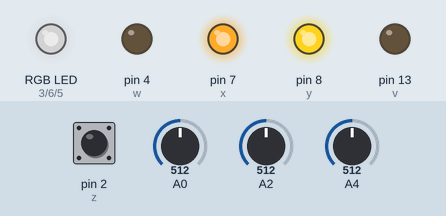
A sketch run on a simulated Arduino Uno, built with avr-gcc and run on an emulated ATmega328P. Shown: an RGB LED mixed from three pins (HIGH = lit), output pins drawn as LEDs (lit = HIGH). Dashed ring = blinking. Inputs (shaded band) come from the test bench; at power-on: pin 2 (z) HIGH, A0 = 512, A2 = 512, A4 = 512. Dim RGB values are drawn brighter than linear; random numbers use the default seed unless the sketch sets one.

Above: at 7.9 s.
8.0 s: pin 2 (z) pulled LOW for 3.2 s
At 13.04 s:
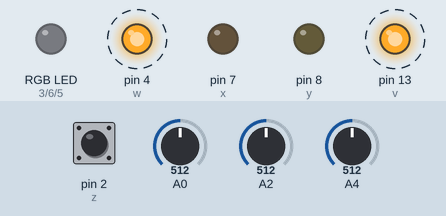
14.2 s: A0 set to 716
At 15.1 s:
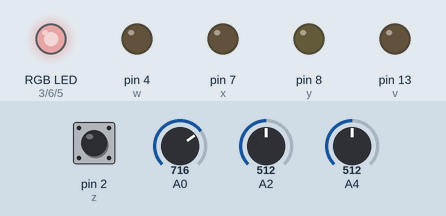
15.7 s: A2 set to 716
At 16.3 s:
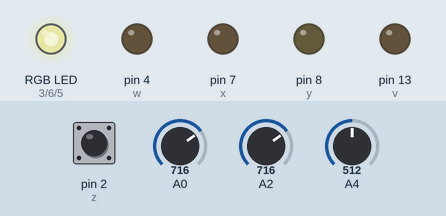
17.2 s: A4 set to 716
At 18.4 s:
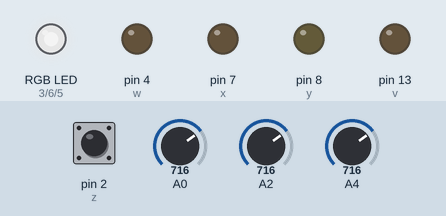
18.7 s: pin 2 (z) pulled LOW for 0.15 s
At 20.32 s:
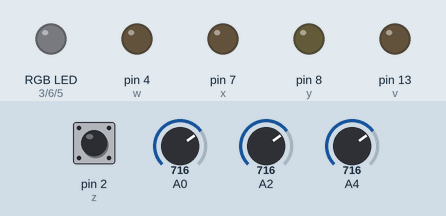
21.7 s: A0 set to 900
Timing chart, 0 to 24.4 s (numbered marks = the images above; inputs shaded):
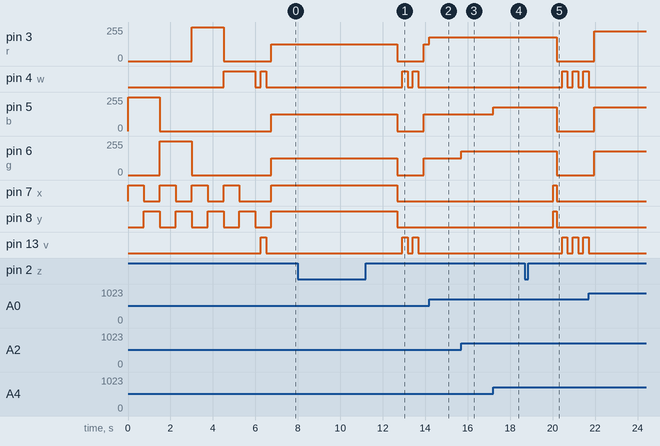

Measured:
- after the input at 8.0 s, pin 3 (r), pin 5 (b), pin 6 (g): 127/255 → 0/255 after 4.7 s, → 127/255 1.3 s later; pin 4 (w), pin 13 (v): alternates HIGH for 0.25 s and LOW for 0.25 s, starting after 4.9 s; pin 7 (x), pin 8 (y): HIGH → LOW after 4.7 s
- after the input at 14.2 s, pin 3 (r): 127/255 → 178/255 at once
- after the input at 15.7 s, pin 6 (g): 127/255 → 178/255 at once
- after the input at 17.2 s, pin 5 (b): 127/255 → 178/255 at once
- after the input at 18.7 s, pin 3 (r), pin 5 (b), pin 6 (g): 178/255 → 0/255 after 1.5 s; pin 4 (w), pin 13 (v): alternates HIGH for 0.25 s and LOW for 0.25 s, starting after 1.8 s; pin 7 (x), pin 8 (y): LOW → HIGH after 1.3 s, → LOW 0.18 s later
- by itself, pin 8 (y): alternates HIGH for 0.75 s and LOW for 0.75 s

The sketch:

RGB_Control.ino
```cpp
/*
 * RGB LED Driver Project (aka Bedroom Mood Lighting)
 * -------------------------------------------------------------------
 * Original Code from JustRandomProjects.wordpress.com
 * Please credit if this code is used elsewhere, thanks!
 *
 * This code includes five functions of operation:
 * 1. Custom Colour Mix
 * 2. Custom Colour Flash A
 * 3. Custom Colour Flash B
 * 4. Custom Colour Twinkle
 * 5. Random Colour Mixing
 *
 * Using interrupts and digital debounce to monitor the
 * button so that we don't get bounce or miss any presses.
 */

//define the pin numbers to be constant
const int v = 13;      //testing purposes only
const int r = 3;       //pin connected to RED anode
const int g = 6;       //pin connected to GREEN anode
const int b = 5;       //pin connected to BLUE anode
const int w = 4;       //pin connected to Acknowledgement LED
const int x = 7;       //pin connected to Cathode X
const int y = 8;       //pin connected to Cathode Y
const int z = 2;       //pin connected to Mode Button
const int rPot = A0;   //pin connected to Red Potentiometer (10kR)
const int gPot = A2;   //pin connected to Green Potentiometer (10kR)
const int bPot = A4;   //pin connected to Blue potentiometer (10kR)

//define variables
int cm = 750;          //ms for flash duration
int cn = cm - 1;       //starting pointer to avoid misfire on startup
byte rLevel;           //mapped value for red
byte gLevel;           //mapped value for green
byte bLevel;           //mapped value for blue
byte currentMode = 1;  //value for mode holder

boolean countPress = false;    //flag for counting presses
long durCountPress = 1500;     //1500ms max between presses
long durDeBounce = 150;         //50ms deBounce
long lastPress = 0;            //calculator for last press time
byte presses = 0;              //how many presses?

byte pRed = 0;
byte pGrn = 0;
byte pBlu = 0;
byte rTar = 0;
byte gTar = 0;
byte bTar = 0;
byte rDif = 0;
byte gDif = 0;
byte bDif = 0;
byte rVal = 0;
byte gVal = 0;
byte bVal = 0;

void setup () {
  //Set the pin modes as OUTPUT
  pinMode(r, OUTPUT);
  pinMode(g, OUTPUT);
  pinMode(b, OUTPUT);
  pinMode(v, OUTPUT);
  pinMode(w, OUTPUT);
  pinMode(x, OUTPUT);
  pinMode(y, OUTPUT);

  //Set the button pin mode as INPUT_PULLUP
  //this means INVERTED LOGIC, but saves me a 10k resistor!
  //i.e. button state un-pressed returns TRUE
  //     button state   pressed returns FALSE
  pinMode(z, INPUT_PULLUP);

  //set the random seed for Mode 5
  randomSeed(goReadPot(gPot));

  //show a test pattern on start-up to highlight any issues
  testFunction();

  //attach the button routine to the interrupt pin
  attachInterrupt (0, buttonPressed, LOW);
}

void loop () {
  cn++;
  switch (currentMode)  {
  case 1:
    customMix();
    break;
  case 2:
    customFlashA();
    break;
  case 3:
    customFlashB();
    break;
  case 4:
    customTwinkle();
    break;
  case 5:
    randomColourMix();
    break;
  default:
    customMix();
    break;
  }
  modeChanger();
}

void testFunction() {
  //this function will cycle test all the LEDs
  //taking approximately 5 seconds
  //using arrays to handle the variables means less lines!
  int anodes[4] = {
    b, g, r, w
  };
  int cathodes[2] = {
    x, y
  };

  //set everything LOW
  digitalWrite (x, LOW);
  digitalWrite (y, LOW);
  digitalWrite (r, LOW);
  digitalWrite (g, LOW);
  digitalWrite (b, LOW);
  for (int inner = 0; inner <= 3 ; inner++) {
    for (int outer = 0; outer <= 1; outer++) {
      //set HIGH the testing LEDs
      digitalWrite (cathodes[outer], HIGH);
      digitalWrite (anodes[inner], HIGH);
      delay(750);
      //set LOW the testing LEDs
      digitalWrite (cathodes[outer], LOW);
      digitalWrite (anodes[inner], LOW);
    }
  }
  flashAck(currentMode);  //acknowledge the current mode
}

void flashAck(byte nFlash) {
  //function to use the LED to acknowledge the user's choice in mode
  //by flashing the LED a number of times
  //set everything LOW
  digitalWrite (x, LOW);
  digitalWrite (y, LOW);
  digitalWrite (r, LOW);
  digitalWrite (g, LOW);
  digitalWrite (b, LOW);
  digitalWrite (w, LOW);
  digitalWrite (v, LOW);
  delay (250);

  for (int n = 1; n <= nFlash; n++){
    //HIGH
    digitalWrite (w, HIGH);
    digitalWrite (v, HIGH);
    delay(250);
    //LOW
    digitalWrite (w, LOW);
    digitalWrite (v, LOW);
    delay (250);
  }
}

void customMix () {
  //Mode 1
  //This function displays plain the chosen colour
  rLevel = goReadPot(rPot);
  gLevel = goReadPot(gPot);
  bLevel = goReadPot(bPot);
  goWriteLEDs (rLevel, gLevel, bLevel);
  digitalWrite (x, HIGH);
  digitalWrite (y, HIGH);
  if (cn > 5000) cn = 0;
}

void customFlashA () {
  //Mode 2
  //This function flashes the custom colour on all LEDs
  rLevel = goReadPot(rPot);
  gLevel = goReadPot(gPot);
  bLevel = goReadPot(bPot);
  goWriteLEDs (rLevel, gLevel, bLevel);
  if (cn == cm) {
    digitalWrite (x, LOW);
    digitalWrite (y, LOW);
  }
  else if (cn > (cm * 2)) {
    digitalWrite (x, HIGH);
    digitalWrite (y, HIGH);
    cn=0;
  }
}

void customFlashB () {
  //Mode 3
  //This function flashes the custom colour on
  //cathode X, then Y, alternately
  rLevel = goReadPot(rPot);
  gLevel = goReadPot(gPot);
  bLevel = goReadPot(bPot);
  goWriteLEDs (rLevel, gLevel, bLevel);
  if (cn == cm) {
    digitalWrite (x, HIGH);
    digitalWrite (y, LOW);
  }
  else if (cn > (cm * 2)) {
    digitalWrite (x, LOW);
    digitalWrite (y, HIGH);
    cn=0;
  }
}

void customTwinkle() {
  //Mode 4
  //This function twinkles the custom colour on all LEDs
  digitalWrite (x, HIGH);
  digitalWrite (y, HIGH);
  rLevel = goReadPot(rPot);
  gLevel = goReadPot(gPot);
  bLevel = goReadPot(bPot);

  //Calculate targed and difference values.
  //Formula takes current desired mix level
  //mixes back each channel in ratio to maintain (close enough) to
  // the desired colour.  Example below.
  //@ 100%    r = 200, g = 150, b = 100
  //@ 50%     r = 150, g = 112, b = 75
  //@ 0%      r = 100, g = 75,  b = 50
  rTar = rLevel * 0.5;
  gTar = gLevel * 0.5;
  bTar = bLevel * 0.5;
  rDif = rLevel - rTar;
  gDif = gLevel - gTar;
  bDif = bLevel - bTar;

  //fade back to target
  for (byte dn = 100; dn > 0; dn = dn - 2) {
    rVal = rTar + ((dn * rDif) / 100);
    gVal = gTar + ((dn * gDif) / 100);
    bVal = bTar + ((dn * bDif) / 100);
    goWriteLEDs (rVal, gVal, bVal);
    delay(10);
  }
  //fade up to normal level
  for (byte up = 0; up < 100; up = up + 2) {
    rVal = rTar + ((up * rDif) / 100);
    gVal = gTar + ((up * gDif) / 100);
    bVal = bTar + ((up * bDif) / 100);
    goWriteLEDs (rVal, gVal, bVal);
    delay(10);
  }
}

void randomColourMix () {
  // Mode 5
  //Using randomised values, mix up and down colours gently.
  digitalWrite (x, HIGH);
  digitalWrite (y, HIGH);

  //get Random Values
  rLevel = (32 * random(1, 8)) - 1;
  gLevel = (32 * random(1, 8)) - 1;
  bLevel = (32 * random(1, 8)) - 1;

  //fade colour
  goFadeColour(r, rLevel, pRed);
  goFadeColour(g, gLevel, pGrn);
  goFadeColour(b, bLevel, pBlu);

  //set values for next iteration
  pRed = rLevel;
  pGrn = gLevel;
  pBlu = bLevel;

}

int goReadPot (int pot) {
  int potValue = analogRead(pot);
  byte mapPotValue = map (potValue, 0, 1023, 0, 255);
  return mapPotValue;
}

void goWriteLEDs (byte wRed, byte wGrn, byte wBlu) {
  analogWrite (r, wRed);
  analogWrite (g, wGrn);
  analogWrite (b, wBlu);
}

void goFadeColour(int pin, byte cL, byte pL) {
  int dL = pL - cL;
  if (dL == 0) {
    //there was nothing to do
    return;
  }
  else if (dL < 0) {
    //current level > previous level .: going up
    for (byte up = pL; up < cL; up = up + 1) {
      analogWrite (pin, up);
      delay(25);
    }
    return;
  }
  else if (dL > 0) {
    //current level < previous level .: going down
    for (byte dn = pL; dn > cL; dn = dn - 1) {
      analogWrite (pin, dn);
      delay(25);
    }
    return;
  }
}

void buttonPressed () {
  //The button changed stated
  //Do Stuff - Interrupt the current Routine
  if ((millis() - lastPress) > durDeBounce) {
    countPress = true;  //start counting presses
    presses++;          //increment presses received
    if (presses > 5) presses = 1;
    lastPress = millis();
  }
}

void modeChanger () {
  if (countPress == true) {
    if ((millis() - lastPress) > durCountPress) {
      currentMode = presses;  //set the mode to the number of presses received
      flashAck(currentMode);  //flash to acknowledge mode
      countPress = false;     //turn the flag off to prevent excessive execution of loop
    }
  }
}
```
